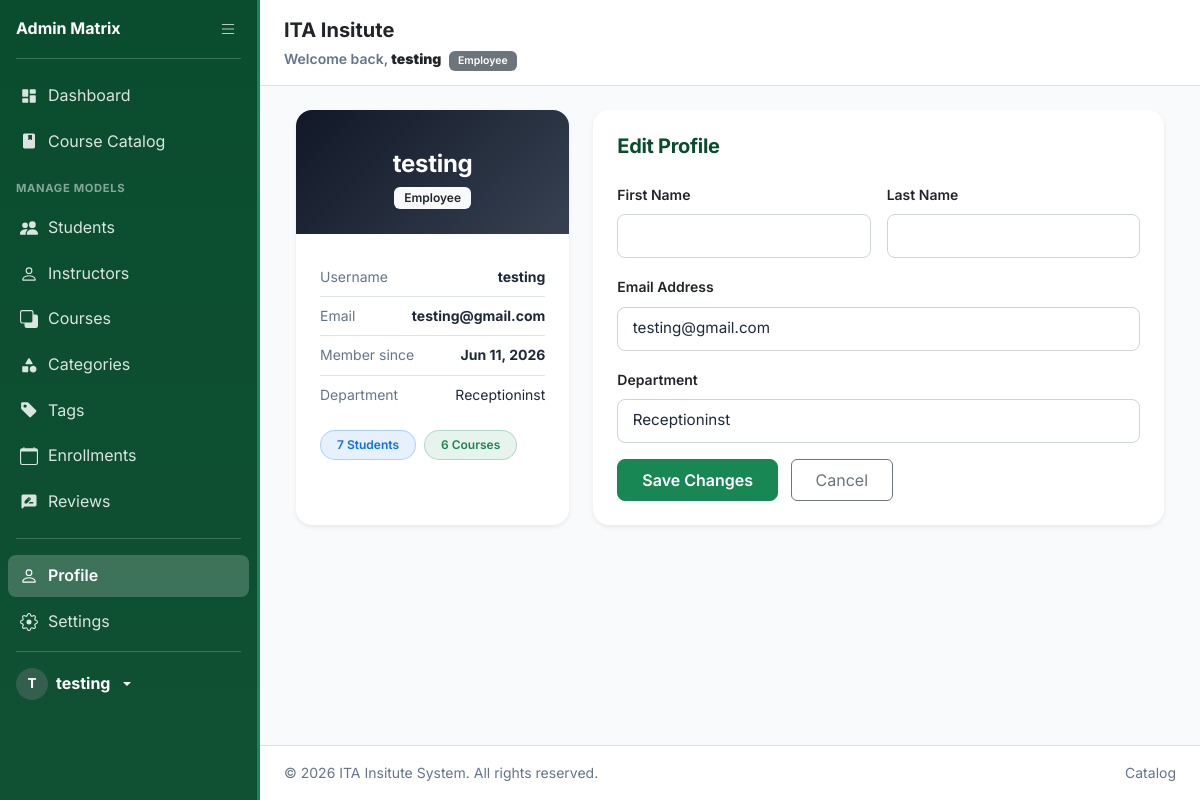
The page /profile/ (signed in) on the database its author committed.
### Learning_System/models.py (models this page shows, shortened)
class User(AbstractUser):
    ROLE_CHOICES = (
        ('student', 'Student'),
        ('instructor', 'Instructor'),
        ('employee', 'Employee'),
    )
    role = models.CharField(max_length=15, choices=ROLE_CHOICES, default='student')

class Employee(models.Model):
    user = models.OneToOneField(User, on_delete=models.CASCADE, primary_key=True, related_name='employee_profile')
    department = models.CharField(max_length=100, blank=True)

### Learning_System/views.py (the view, shortened to what this page needs)
# urls.py: path('profile/', views.ProfileView.as_view(), name='profile'),
class ProfileView(LoginRequiredMixin, View):
    def get(self, request):
        user = request.user
        profile = None
        role = user.role
        extra = {}
        if role == 'student':
            profile, _ = Student.objects.get_or_create(user=user)
            enrollments = Enrollment.objects.filter(student=profile).select_related('course')
            submissions = Submission.objects.filter(student=profile).select_related('assignment')
            graded = submissions.filter(score__isnull=False).count()
            extra = {
                'enrollments': enrollments,
                'submissions': submissions,
                'graded_count': graded,
                'pending_count': submissions.filter(score__isnull=True).count(),
            }
        elif role == 'employee':
            profile, _ = Employee.objects.get_or_create(user=user)
            extra = {
                'total_students': Student.objects.count(),
                'total_instructors': Instructor.objects.count(),
                'total_courses': Course.objects.count(),
                'total_enrollments': Enrollment.objects.count(),
            }
        context = {
            'profile': profile,
            'role': role,
            **extra,
        }
        return render(request, 'profile.html', context)

### templates/profile.html (shortened to what this page needs)
{% extends 'base.html' %}
{% block content %}
<div class="row g-4">
  <div class="col-lg-4">
    <div class="card border-0 shadow-sm h-100 card-xl">
      <div class="p-4 text-center {% if role == 'student' %}profile-banner{% elif role == 'instructor' %}profile-banner--instructor{% else %}profile-banner--employee{% endif %}">
        <h4 class="mb-0 fw-bold text-white mt-3">{{ user.get_full_name|default:user.username }}</h4>
        <span class="badge bg-light text-dark mt-2">{{ role|capfirst }}</span>
      </div>
      <div class="card-body p-4">
        <ul class="list-group list-group-flush small">
          <li class="list-group-item d-flex justify-content-between px-0">
            <span class="text-muted">Username</span>
            <strong>{{ user.username }}</strong>
          </li>
          <li class="list-group-item d-flex justify-content-between px-0">
            <span class="text-muted">Email</span>
            <strong>{{ user.email|default:"—" }}</strong>
          </li>
          <li class="list-group-item d-flex justify-content-between px-0">
            <span class="text-muted">Member since</span>
            <strong>{{ user.date_joined|date:"M d, Y" }}</strong>
          </li>
          {% if role == 'student' and profile.bio %}
          <li class="list-group-item px-0">
            <span class="text-muted d-block mb-1">Bio</span>
            <span>{{ profile.bio }}</span>
          </li>
          {% elif role == 'instructor' and profile.specialty %}
          <li class="list-group-item d-flex justify-content-between px-0">
            <span class="text-muted">Specialty</span>
            <span class="badge badge-specialty">{{ profile.specialty }}</span>
          </li>
          {% elif role == 'employee' and profile.department %}
          <li class="list-group-item d-flex justify-content-between px-0">
            <span class="text-muted">Department</span>
            <span>{{ profile.department }}</span>
          </li>
          {% endif %}
        </ul>
        <div class="d-flex flex-wrap gap-2 mt-3">
          {% if role == 'student' %}
            <span class="badge rounded-pill bg-success bg-opacity-10 text-success border border-success border-opacity-25 px-3 py-2">
              {{ enrollments.count }} Courses
            </span>
            <span class="badge rounded-pill bg-primary bg-opacity-10 text-primary border border-primary border-opacity-25 px-3 py-2">
              {{ graded_count }} Graded
            </span>
            <span class="badge rounded-pill bg-warning bg-opacity-10 text-warning border border-warning border-opacity-25 px-3 py-2">
              {{ pending_count }} Pending
            </span>
          {% elif role == 'employee' %}
            <span class="badge rounded-pill bg-primary bg-opacity-10 text-primary border border-primary border-opacity-25 px-3 py-2">
              {{ total_students }} Students
            </span>
            <span class="badge rounded-pill bg-success bg-opacity-10 text-success border border-success border-opacity-25 px-3 py-2">
              {{ total_courses }} Courses
            </span>
          {% endif %}
        </div>
      </div>
    </div>
  </div>
  <div class="col-lg-8">
    <div class="card border-0 shadow-sm h-100 card-xl">
      <div class="card-body p-4">
        <h5 class="fw-bold mb-4">Edit Profile</h5>
        <form method="post" action="{% url 'profile' %}">
          <div class="row g-3">
            <div class="col-sm-6">
              <label class="form-label fw-semibold small text-dark">First Name</label>
              <input type="text" name="first_name" value="{{ user.first_name }}" class="form-control">
            </div>
            <div class="col-sm-6">
              <label class="form-label fw-semibold small text-dark">Last Name</label>
              <input type="text" name="last_name" value="{{ user.last_name }}" class="form-control">
            </div>
            <div class="col-12">
              <label class="form-label fw-semibold small text-dark">Email Address</label>
              <input type="email" name="email" value="{{ user.email }}" class="form-control">
            </div>
            {% if role == 'student' %}
            <div class="col-12">
              <label class="form-label fw-semibold small text-dark">Biography</label>
              <textarea name="bio" rows="4" class="form-control" placeholder="Tell us about yourself...">{{ profile.bio }}</textarea>
            </div>
            {% elif role == 'instructor' %}
            <div class="col-12">
              <label class="form-label fw-semibold small text-dark">Specialty / Expertise</label>
              <input type="text" name="specialty" value="{{ profile.specialty }}" class="form-control" placeholder="e.g. Web Development, Data Science...">
            </div>
            {% elif role == 'employee' %}
            <div class="col-12">
              <label class="form-label fw-semibold small text-dark">Department</label>
              <input type="text" name="department" value="{{ profile.department }}" class="form-control" placeholder="e.g. Engineering, Operations...">
            </div>
            {% endif %}
            <div class="col-12">
              <button type="submit" class="btn btn-success px-4 py-2">Save Changes</button>
              <a href="{% url 'dashboard' %}" class="btn btn-outline-secondary ms-2 px-4 py-2">Cancel</a>
            </div>
          </div>
        </form>
      </div>
    </div>
  </div>
</div>
{% endblock %}

### templates/base.html (shortened to what this page needs)
{% load static %}
<!DOCTYPE html>
<html lang="en" data-theme="">
<head>
    <link href="https://cdn.jsdelivr.net/npm/bootstrap@5.3.0/dist/css/bootstrap.min.css" rel="stylesheet">
    <link rel="stylesheet" href="{% static 'css/style.css' %}">
</head>
<body>
    <div class="sidebar-container d-flex flex-column flex-shrink-0" id="appSidebar">
        {% if user.is_authenticated %}
        {% if user.role == 'student' %}{% include 'nav_student.html' %}
        {% elif user.role == 'instructor' %}{% include 'nav_instructor.html' %}
        {% elif user.role == 'employee' %}{% include 'nav_employee.html' %}
        {% endif %}
        {% else %}{% include 'nav_anonymous.html' %}{% endif %}
    </div>
    <div class="main-content">
        <header class="app-header">
            <div>
                <span class="fs-5 fw-bold text-dark d-md-block">ITA Insitute</span>
                <span class="text-muted small fw-semibold d-none d-md-inline">
                    {% if user.is_authenticated %}
                    Welcome back, <strong class="text-dark">{{ user.get_full_name|default:user.username }}</strong>
                    <span class="badge bg-secondary ms-1">{{ user.role|capfirst }}</span>
                    {% else %}
                    Welcome to ITA Insitute Portal
                    {% endif %}
                </span>
            </div>
        </header>
        <div class="content-body">
            <div class="container-fluid">
                {% block content %}{% endblock %}
            </div>
        </div>
        <footer class="app-footer">
            <div
                class="container-fluid p-0 d-flex flex-column flex-sm-row justify-content-between align-items-center gap-2">
                <span>&copy; 2026 ITA Insitute System. All rights reserved.</span>
                <div class="d-flex gap-3">
                    <a href="{% url 'course_list' %}" class="text-muted text-decoration-none hover-dark">Catalog</a>
                </div>
            </div>
        </footer>
    </div>
</body>
</html>

### templates/nav_employee.html (shortened to what this page needs)
<div class="sidebar sidebar--employee d-flex flex-column text-white" id="employeeSidebar">
    <div class="sidebar-brand d-flex align-items-center justify-content-between p-3">
        <a href="{% url 'employee_dashboard' %}" class="text-white text-decoration-none sidebar-brand-text fw-bold fs-6">Admin Matrix</a>
        <button class="sidebar-toggle-btn" id="sidebarToggle" aria-label="Toggle sidebar">
        </button>
    </div>
    <hr class="border-white border-opacity-25 mx-3 mt-0">
    <ul class="nav flex-column mb-auto gap-1 px-2">
        <li class="sidebar-nav-item">
            <a href="{% url 'employee_dashboard' %}" class="sidebar-link {% if '/dashboard/employee/' in request.path %}active{% endif %}" title="Dashboard">
                <span class="sidebar-label">Dashboard</span>
            </a>
        </li>
        <li class="sidebar-nav-item">
            <a href="{% url 'course_list' %}" class="sidebar-link {% if request.path == '/courses/' %}active{% endif %}" title="Catalog">
                <span class="sidebar-label">Course Catalog</span>
            </a>
        </li>
        <li class="sidebar-nav-item mt-2">
            <span class="sidebar-section-label text-uppercase fw-bold small text-white-50 px-2">Manage Models</span>
        </li>
        <li class="sidebar-nav-item">
            <a href="{% url 'employee_model_list' 'student' %}" class="sidebar-link {% if '/student/' in request.path %}active{% endif %}" title="Students">
                <span class="sidebar-label">Students</span>
            </a>
        </li>
        <li class="sidebar-nav-item">
            <a href="{% url 'employee_model_list' 'instructor' %}" class="sidebar-link {% if '/instructor/' in request.path %}active{% endif %}" title="Instructors">
                <span class="sidebar-label">Instructors</span>
            </a>
        </li>
        <li class="sidebar-nav-item">
            <a href="{% url 'employee_model_list' 'course' %}" class="sidebar-link {% if '/course/' in request.path %}active{% endif %}" title="Courses">
                <svg xmlns="http://www.w3.org/2000/svg" width="18" height="18" fill="currentColor" viewBox="0 0 16 16"><path d="M0 2a2 2 0 0 1 2-2h8a2 2 0 0 1 2 2v2h2a2 2 0 0 1 2 2v8a2 2 0 0 1-2 2H6a2 2 0 0 1-2-2v-2H2a2 2 0 0 1-2-2V2zm2-1a1 1 0 0 0-1 1v8a1 1 0 0 0 1 1h8a1 1 0 0 0 1-1V2a1 1 0 0 0-1-1H2z"/></svg>
                <span class="sidebar-label">Courses</span>
            </a>
        </li>
        <li class="sidebar-nav-item">
            <a href="{% url 'employee_model_list' 'category' %}" class="sidebar-link {% if '/category/' in request.path %}active{% endif %}" title="Categories">
                <span class="sidebar-label">Categories</span>
            </a>
        </li>
        <li class="sidebar-nav-item">
            <a href="{% url 'employee_model_list' 'tag' %}" class="sidebar-link {% if '/tag/' in request.path %}active{% endif %}" title="Tags">
                <svg xmlns="http://www.w3.org/2000/svg" width="18" height="18" fill="currentColor" viewBox="0 0 16 16"><path d="M2 1a1 1 0 0 0-1 1v4.586a1 1 0 0 0 .293.707l7 7a1 1 0 0 0 1.414 0l4.586-4.586a1 1 0 0 0 0-1.414l-7-7A1 1 0 0 0 6.586 1H2zm4 3.5a1.5 1.5 0 1 1-3 0 1.5 1.5 0 0 1 3 0z"/></svg>
                <span class="sidebar-label">Tags</span>
            </a>
        </li>
        <li class="sidebar-nav-item">
            <a href="{% url 'employee_model_list' 'enrollment' %}" class="sidebar-link {% if '/enrollment/' in request.path %}active{% endif %}" title="Enrollments">
                <svg xmlns="http://www.w3.org/2000/svg" width="18" height="18" fill="currentColor" viewBox="0 0 16 16"><path d="M3.5 0a.5.5 0 0 1 .5.5V1h8V.5a.5.5 0 0 1 1 0V1h1a2 2 0 0 1 2 2v11a2 2 0 0 1-2 2H2a2 2 0 0 1-2-2V3a2 2 0 0 1 2-2h1V.5a.5.5 0 0 1 .5-.5zM1 4v10a1 1 0 0 0 1 1h12a1 1 0 0 0 1-1V4H1z"/></svg>
                <span class="sidebar-label">Enrollments</span>
            </a>
        </li>
        <li class="sidebar-nav-item">
            <a href="{% url 'employee_model_list' 'review' %}" class="sidebar-link {% if '/review/' in request.path %}active{% endif %}" title="Reviews">
                <span class="sidebar-label">Reviews</span>
            </a>
        </li>
    </ul>
    <hr class="border-white border-opacity-25 mx-3">
    <ul class="nav flex-column gap-1 px-2 mb-2">
        <li class="sidebar-nav-item">
            <a href="{% url 'profile' %}" class="sidebar-link {% if request.path == '/profile/' %}active{% endif %}" title="Profile">
                <span class="sidebar-label">Profile</span>
            </a>
        </li>
        <li class="sidebar-nav-item">
            <a href="{% url 'settings' %}" class="sidebar-link {% if request.path == '/settings/' %}active{% endif %}" title="Settings">
                <span class="sidebar-label">Settings</span>
            </a>
        </li>
    </ul>
    <hr class="border-white border-opacity-25 mx-3 mt-0">
    <div class="dropdown px-3 pb-3">
        <a href="#" class="d-flex align-items-center gap-2 text-white text-decoration-none dropdown-toggle" id="dropdownUser3" data-bs-toggle="dropdown" aria-expanded="false">
            <div class="sidebar-avatar sidebar-avatar--employee">{{ user.username|slice:":1"|upper }}</div>
            <strong class="sidebar-label sidebar-username">{{ user.username }}</strong>
        </a>
    </div>
</div>

### rows shown on the page
User: username "T", username "testing", get_full_name "testing", role "Employee", email "testing@gmail.com", date_joined "Jun 11, 2026"
Employee: department "Receptioninst"

### other values the page prints
{{ total_students }} "7"
{{ total_courses }} "6"
